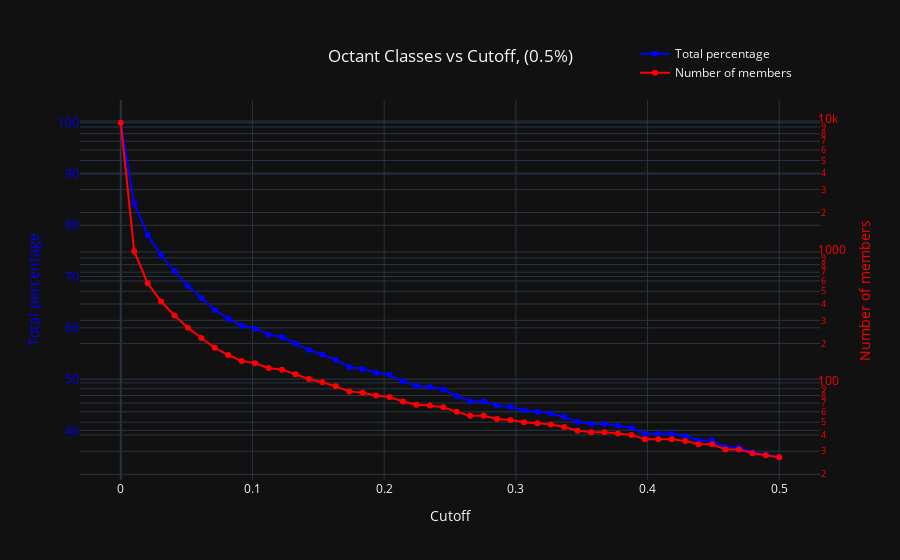

Notebook code for this chart:
### Code cell
# the average structures for each class, returned as a
# list of disulfides
PDB_SS.plot_classes_vs_cutoff(0.5, 50)
